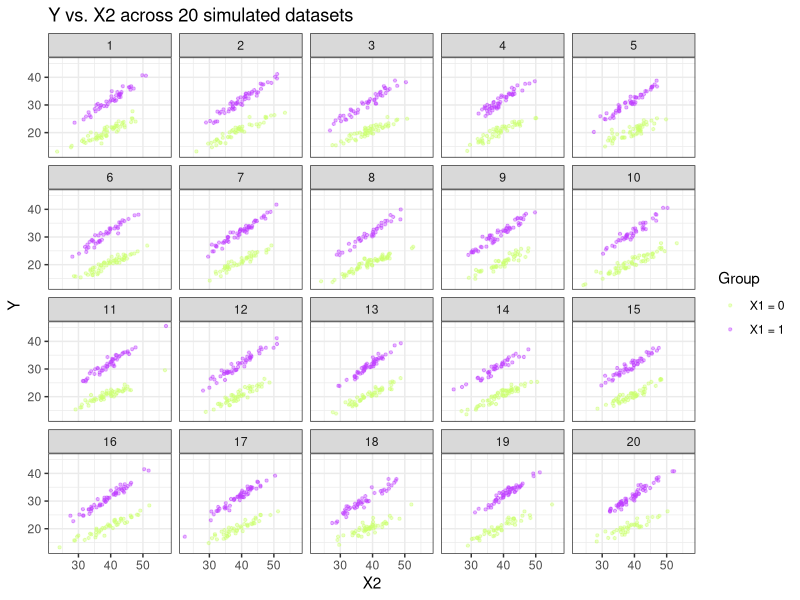

Recreate this plot in R.


# Simulation Worksheet 1

# Question 1 - Create 20 simuated datasets from the given linear regression model
simulate_datasets <- function(n_datasets = 1, N = 100,
                              beta0 = 1, beta1 = 1, beta2 = 0.5, beta3 = 0.25,
                              sigma = 1, seed = NULL) {
  
  set.seed(seed)
  
  sim_list <- vector("list", n_datasets)
  
  for (i in 1:n_datasets) {
    
    # Predictors
    X1 <- rbinom(N, 1, 0.5)
    X2 <- rnorm(N, mean = 39, sd = 5)
    X3 <- X1 * X2
    
    # Error
    epsilon <- rnorm(N, mean = 0, sd = sigma)
    
    # Outcome
    Y <- beta0 + beta1*X1 + beta2*X2 + beta3*X3 + epsilon
    
    # Save results
    sim_list[[i]] <- data.frame(Y, X1, X2, X3)
  }
  
  return(sim_list)
}

simulated_datasets <- simulate_datasets(n_datasets = 20, seed = 6624)


# Question 2 - Plot Y vs. X2 for each dataset
library(ggplot2)
library(dplyr)

# Combining all 20 datasets into one data frame
combined_data <- bind_rows(simulated_datasets, .id = "dataset") |>
  mutate(dataset = as.integer(dataset),
         X1_group = factor(X1, levels = c(0, 1), labels = c("X1 = 0", "X1 = 1")))

# Creating plots
ggplot(combined_data, aes(x = X2, y = Y, color = X1_group)) +
  geom_point(alpha = 0.4, size = 0.8) +
  facet_wrap(~ dataset, ncol = 5) +
  scale_color_manual(name = "Group", values = c("X1 = 0" = "darkolivegreen1", "X1 = 1" = "darkorchid1")) +
  labs(title = "Y vs. X2 across 20 simulated datasets",
       x = "X2",
       y = "Y") +
  theme_bw()



# Question 3 - Summarizing operating characteristics
true_params <- c(
  "(Intercept)" = 1,
  "X1"          = 1,
  "X2"          = 0.5,
  "X3"          = 0.25
)

results_list <- vector("list", length(simulated_datasets))

for (i in 1:length(simulated_datasets)) {
  
  fit   <- lm(Y ~ X1 + X2 + X3, data = simulated_datasets[[i]])
  coefs <- summary(fit)$coefficients
  cis   <- confint(fit)
  
  results_list[[i]] <- data.frame(
    dataset  = i,
    term     = rownames(coefs),
    estimate = coefs[, "Estimate"],
    lower    = cis[, 1],
    upper    = cis[, 2],
    p_value  = coefs[, "Pr(>|t|)"]
  )
}

results_df <- bind_rows(results_list)

operating_chars <- results_df |>
  mutate(
    true_value = true_params[term],
    covers     = lower < true_value & true_value < upper,
    reject     = p_value < 0.05
  ) |>
  group_by(term) |>
  summarise(
    true_value = first(true_value),
    mean_est   = mean(estimate),
    bias       = mean(estimate) - first(true_value),
    coverage   = mean(covers),
    power      = mean(reject),
    .groups    = "drop"
  )

print(operating_chars)
